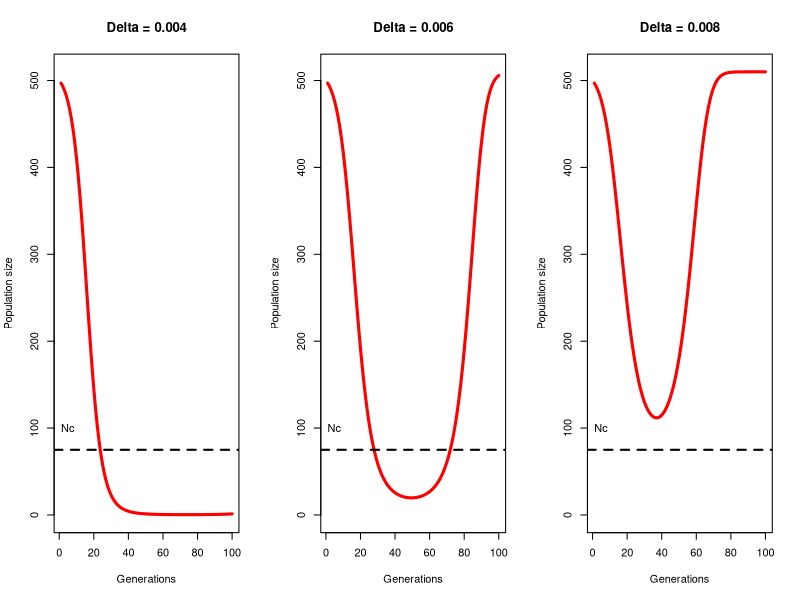

Write R code to recreate this figure.
#Gomulkiewicz and Holt 95 model(s) of evolutionary rescue

#change in environment at time t0
#absolute fitness W0 < 1 so population starts to crash
#density at first is N0
#demographic change is Nt+1 = Wt*Nt under a simple exponetial model of growth
#critical density below which demographic stochasticity leads to extinction Nc
#how long to reach Nc: tE = (log(Nc) - log(N0))/log(W0)
#mean fitness increaes by delta each 
#how long to reach Wt > 1: tR = (1-W0)/delta
#if tR < tE rescure happens

#presistence is decided by a race between two processes: 
#demographic collapse and evolutionary resuce

#An example
N = 500 #starting population size
Nc = 75 #threshold level below which extinction is likely
W = 0.7 #starting fitness, right after onset of stressful environment
delta = 0.006 #fixed amount that fitness increases each generation
gens = 100 #how many generations to look at
K = 510 #the carrying capacity for a model of logistic population growth

#stressand rescue function
rescue <- function(N, W, delta, K, gens){
    Ns = rep(0, gens)
    for (i in 1:gens){
        W.prime = W+delta
        #simple exponential growth
        #N.prime = N*W.prime
        #or logistic growth
        N.prime = N + (W.prime-1)*N*(1-(N/K))
        Ns[i] <- N.prime
        W = W.prime
        N = N.prime
    }
    return(Ns)
}
par(mfrow=c(1,3))
Ns1 <- rescue(500,0.7,0.004,510,gens)
plot(Ns1~seq(1,gens), type='l', lwd=3, col='red', main='Delta = 0.004', xlab='Generations', ylab='Population size', ylim=c(0,510))
abline(h=Nc, lwd=2, lty=2)
text(5,100,'Nc')

Ns2 <- rescue(500,0.7,0.006,510,gens)
plot(Ns2~seq(1,gens), type='l', lwd=3, col='red', main='Delta = 0.006', xlab='Generations', ylab='Population size', ylim=c(0,510))
abline(h=Nc, lwd=2, lty=2)
text(5,100,'Nc')

Ns3 <- rescue(500,0.7,0.008,510,gens)
plot(Ns3~seq(1,gens), type='l', lwd=3, col='red', main='Delta = 0.008', xlab='Generations', ylab='Population size', ylim=c(0,510))
abline(h=Nc, lwd=2, lty=2)
text(5,100,'Nc')
